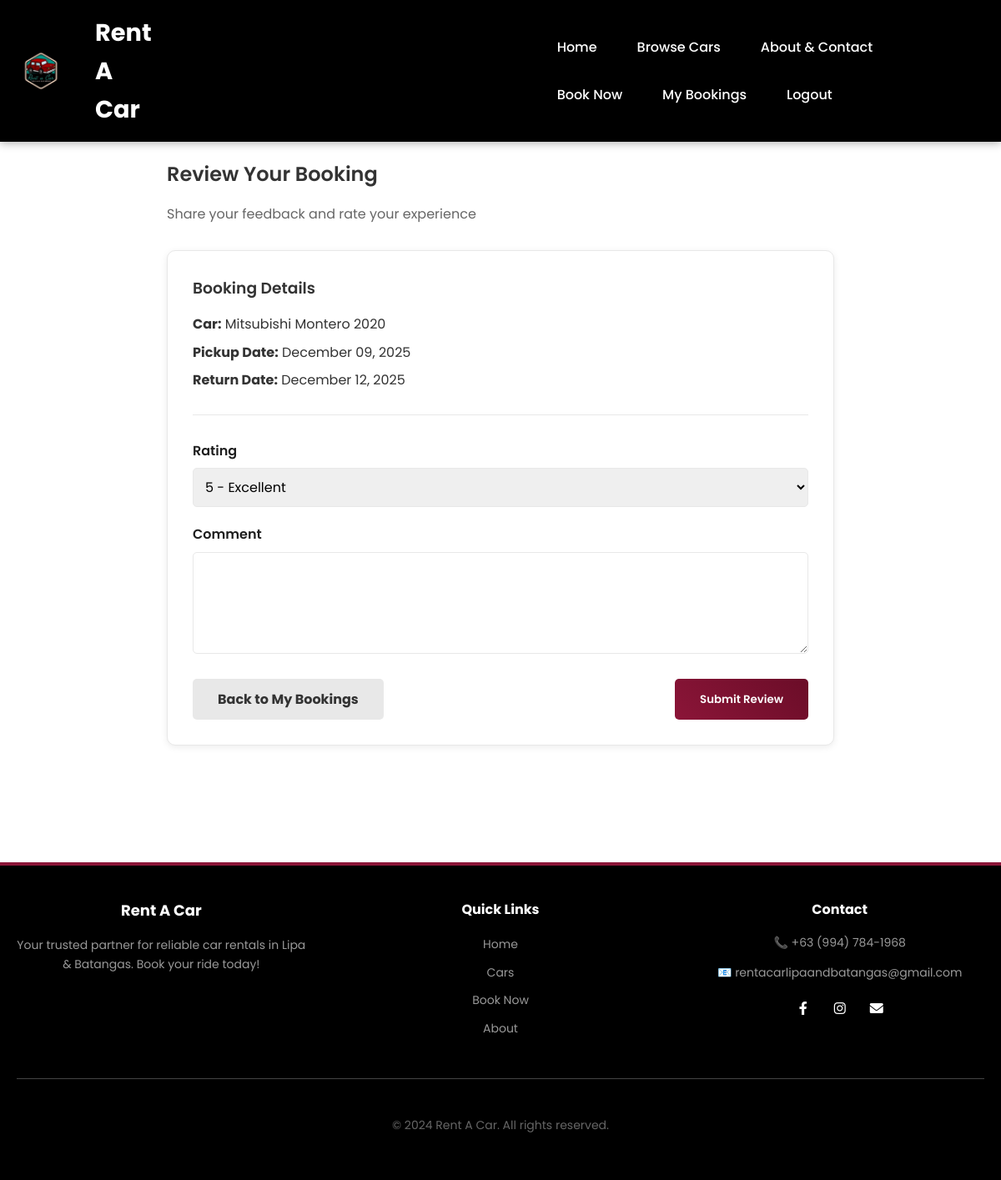
/review/9 (signed in), run on the app's committed database.
### models.py (models this page shows)
class Car(db.Model):
    id = db.Column(db.Integer, primary_key=True)  # Unique ID for each car
    name = db.Column(db.String(100), nullable=False)  # Car model name
    price = db.Column(db.String(50), nullable=False)  # Daily rental price
    specs = db.Column(db.String(200), nullable=False)  # Car description
    image = db.Column(db.String(100), nullable=False)  # Main image filename
    transmission = db.Column(db.String(50), nullable=False)  # Auto or Manual
    fuel = db.Column(db.String(50), nullable=False)  # Gas, Diesel, Electric
    capacity = db.Column(db.String(50), nullable=False)  # Number of seats
    availability = db.Column(db.String(20), default='Available')  # Available/Rented/Maintenance
    engine = db.Column(db.String(100))  # Engine details
    mileage = db.Column(db.String(50))  # Fuel efficiency
    color = db.Column(db.String(50))  # Car color

class Booking(db.Model):
    id = db.Column(db.Integer, primary_key=True)  # Unique booking ID
    user_id = db.Column(db.Integer, db.ForeignKey('user.id'), nullable=False)  # Who made the booking
    name = db.Column(db.String(100), nullable=False)  # Customer name
    email = db.Column(db.String(100), nullable=False)  # Customer email
    contact = db.Column(db.String(20), nullable=False)  # Phone number
    car_id = db.Column(db.Integer, db.ForeignKey('car.id'), nullable=False)  # Which car was booked
    pickup_date = db.Column(db.Date, nullable=False)  # When to pick up
    return_date = db.Column(db.Date, nullable=False)  # When to return
    id_file = db.Column(db.String(200))  # Uploaded ID filename
    license_file = db.Column(db.String(200))  # Uploaded license filename
    notes = db.Column(db.Text)  # Special requests
    status = db.Column(db.String(20), default='Pending')  # Pending/Approved/Rejected/Completed
    payment_method = db.Column(db.String(50))  # Payment method selected (GCash, Cash, Card)
    payment_status = db.Column(db.String(20), default='Unpaid')  # Unpaid/Paid
    submitted_at = db.Column(db.DateTime, default=datetime.utcnow)  # When booking was made
    car = db.relationship('Car', backref='bookings')  # Link to car details
    user = db.relationship('User', backref='bookings')  # Link to user details

### app.py (the view, shortened to what this page needs)
@app.route('/review/<int:booking_id>', methods=['GET', 'POST'])
@login_required
def review(booking_id):
    booking = Booking.query.get_or_404(booking_id)
    if booking.user_id != current_user.id:
        flash('Access denied.', 'danger')
        return redirect(url_for('my_bookings'))
    if booking.status != 'Returned':
        flash('You can only review returned bookings.', 'warning')
        return redirect(url_for('my_bookings'))
    existing_review = Review.query.filter_by(booking_id=booking_id).first()
    if existing_review:
        flash('You have already reviewed this booking.', 'info')
        return redirect(url_for('my_bookings'))
    form = ReviewForm()
    car = Car.query.get(booking.car_id)
    return render_template('review.html', form=form, booking=booking, car=car)

### forms.py
class ReviewForm(FlaskForm):
    rating = SelectField('Rating', choices=[
        ('5', '5 - Excellent'),
        ('4', '4 - Very Good'),
        ('3', '3 - Good'),
        ('2', '2 - Fair'),
        ('1', '1 - Poor')
    ], validators=[DataRequired()])  # Rating dropdown with descriptions
    comment = TextAreaField('Comment', validators=[Length(max=500)])  # Review text with max length
    submit = SubmitField('Submit Review')  # Submit button

### app.py (called while the page is built)
@login_manager.user_loader
def load_user(user_id):
    return db.session.get(User, int(user_id))

### templates/review.html (shortened to what this page needs)
{% extends "base.html" %}
{% block content %}
<section style="max-width: 800px; margin: 60px auto; padding: 20px;">
    <h2 style="margin-bottom: 10px;">Review Your Booking</h2>
    <p style="color: #666; margin-bottom: 30px;">Share your feedback and rate your experience</p>
    <div style="background: white; border: 1px solid #E8E8E8; border-radius: 10px; padding: 30px; box-shadow: 0 2px 8px rgba(0,0,0,0.08);">
        <div style="margin-bottom: 30px; padding-bottom: 20px; border-bottom: 1px solid #E8E8E8;">
            <h3 style="margin-bottom: 15px;">Booking Details</h3>
            <p style="margin: 8px 0;"><strong>Car:</strong> {{ car.name }}</p>
            <p style="margin: 8px 0;"><strong>Pickup Date:</strong> {{ booking.pickup_date.strftime('%B %d, %Y') }}</p>
            <p style="margin: 8px 0;"><strong>Return Date:</strong> {{ booking.return_date.strftime('%B %d, %Y') }}</p>
        </div>
        <form method="POST">
            <div class="review-field">
                {{ form.rating.label(class="review-label") }}
                {{ form.rating(class="review-select") }}
            </div>
            <div class="review-field">
                {{ form.comment.label(class="review-label") }}
                {{ form.comment(class="review-textarea", rows=4) }}
            </div>
            <div class="review-actions">
                <a href="{{ url_for('my_bookings') }}" class="review-back-btn">Back to My Bookings</a>
                {{ form.submit(class="review-submit-btn") }}
            </div>
        </form>
    </div>
</section>
{% endblock %}

### static/css/global.css (style rules this page uses)
body { font-family: 'Poppins', sans-serif; margin: 0; padding: 0; padding-top: 70px; background-color: #FFFFFF; color: #333333; line-height: 1.6; scrollbar-width: thin; scrollbar-color: #8B1538 #E8E8E8; }
h1, h2, h3, h4 { margin: 0; font-weight: 600; }
a { text-decoration: none; color: #8B1538; }

### static/css/index.css (style rules this page uses)
:root { --primary-color: #8B1538; --primary-dark: #6B0D28; --text-dark: #1E1E1E; --text-light: #666666; --bg-light: #F5F5F5; --white: #FFFFFF; }

### static/css/review.css (style rules this page uses)
.review-field { display: flex; flex-direction: column; gap: 8px; margin-bottom: 20px; }
.review-label { font-weight: 600; color: #1E1E1E; display: block; }
.review-select, .review-textarea { width: 100%; padding: 10px; border: 1px solid #E8E8E8; border-radius: 5px; font-family: Poppins, sans-serif; font-size: 1em; box-sizing: border-box; transition: border-color 0.3s ease; }
.review-textarea { resize: vertical; }
.review-actions { display: flex; gap: 15px; justify-content: space-between; margin-top: 30px; }
.review-back-btn { display: inline-block; padding: 12px 30px; background-color: #E8E8E8; color: #333; font-weight: bold; text-decoration: none; border-radius: 5px; transition: all 0.3s ease; }
.review-submit-btn { padding: 12px 30px; background: linear-gradient(45deg, #8B1538, #6B0D28); color: white; font-weight: 600; border: none; border-radius: 5px; cursor: pointer; transition: all 0.3s ease; }

### templates/base.html (style rules this page uses)
* { font-family: 'Poppins', system-ui, sans-serif; }

### data on the page
Car: name "Mitsubishi Montero 2020"
Booking: pickup_date "December 09, 2025", return_date "December 12, 2025"
